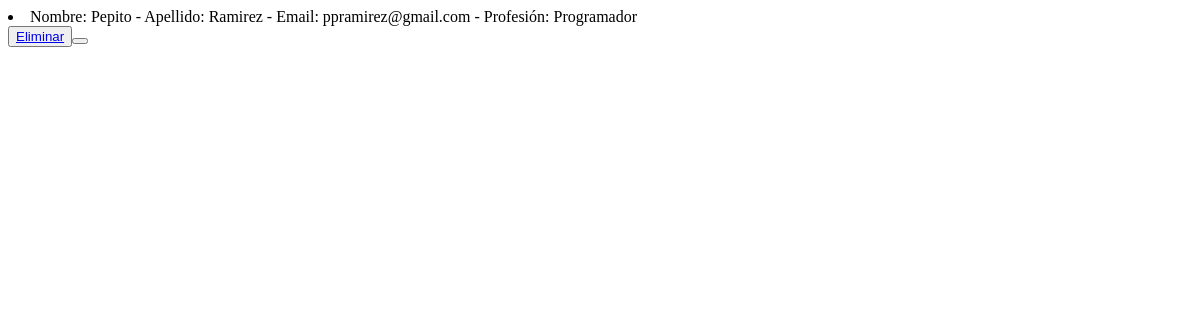
The page /AppCoder/leerProfesores on the database as committed earlier.
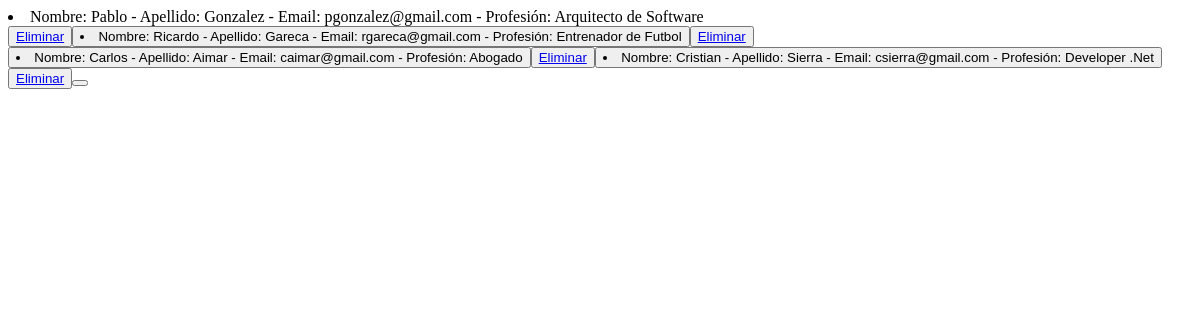
The same page on the database as committed later.
### AppCoder/models.py (models this page shows)
class Profesor(models.Model):
    nombre = models.CharField(max_length=40)
    apellido = models.CharField(max_length=40)
    email = models.EmailField()
    profesion = models.CharField(max_length=40)
    def __str__(self):
        return f"Nombre: {self.nombre} - Apellido: {self.apellido} - Email: {self.email} - Profesión: {self.profesion}"

### AppCoder/views.py (the view)
# urls.py: path('leerProfesores', views.leerProfesores, name="LeerProfesores"),
def leerProfesores(request):
    profesores = Profesor.objects.all() #traemos a todos los profesores
    contexto = {"profesores":profesores}
    return render(request, "AppCoder/leerProfesores.html",contexto)

### AppCoder/templates/AppCoder/leerProfesores.html
<body>
    {% for p in profesores %}
        <li> {{p}} </li>
        <button>
            <a href="{% url 'EliminarProfesor' p.nombre %}" > Eliminar </a>
        <button>
    {% endfor %}
</body>

Rows that differ between the two databases and show on the page:
removed Profesor: nombre+apellido+email "Nombre: Pepito - Apellido: Ramirez - Email: ppramirez@gmail.com - Profesión: Programador"
added Profesor: nombre+apellido+email "Nombre: Pablo - Apellido: Gonzalez - Email: pgonzalez@gmail.com - Profesión: Arquitecto de Software"
added Profesor: nombre+apellido+email "Nombre: Ricardo - Apellido: Gareca - Email: rgareca@gmail.com - Profesión: Entrenador de Futbol"
added Profesor: nombre+apellido+email "Nombre: Carlos - Apellido: Aimar - Email: caimar@gmail.com - Profesión: Abogado"
added Profesor: nombre+apellido+email "Nombre: Cristian - Apellido: Sierra - Email: csierra@gmail.com - Profesión: Developer .Net"
